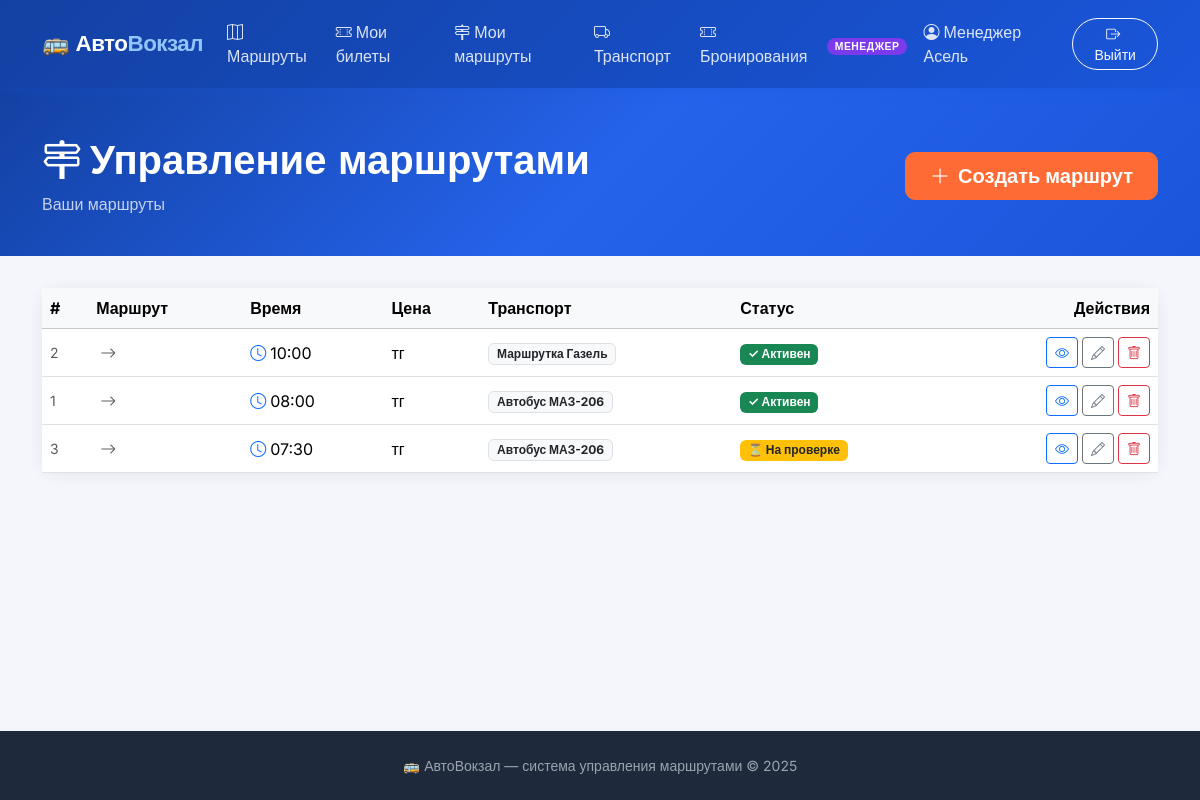
/routes/manage/ (signed in), run on the app's committed database.
### users/models.py (models this page shows, shortened)
class User(AbstractBaseUser, PermissionsMixin):
    class Role(models.TextChoices):
        ADMIN = 'admin', 'Администратор'
        MANAGER = 'manager', 'Менеджер'
        USER = 'user', 'Пользователь'
    email = models.EmailField(unique=True, verbose_name='Email')
    full_name = models.CharField(max_length=150, blank=True, verbose_name='Полное имя')
    phone = models.CharField(max_length=20, blank=True, verbose_name='Телефон')
    role = models.CharField(
        max_length=10,
        choices=Role.choices,
        default=Role.USER,
        verbose_name='Роль'
    )
    is_active = models.BooleanField(default=True)
    is_staff = models.BooleanField(default=False)
    date_joined = models.DateTimeField(auto_now_add=True)
    objects = UserManager()
    USERNAME_FIELD = 'email'
    REQUIRED_FIELDS = []
    class Meta:
        verbose_name = 'Пользователь'
        verbose_name_plural = 'Пользователи'
    @property
    def is_admin(self):
        return self.role == self.Role.ADMIN
    @property
    def is_manager(self):
        return self.role == self.Role.MANAGER

### routes/models.py (models this page shows, shortened)
class Route(models.Model):
    name = models.CharField(max_length=200, verbose_name='Название маршрута',
                            help_text='Например: Астана — Алматы')
    transport = models.ForeignKey(
        'transport.Transport', on_delete=models.PROTECT,
        related_name='routes', verbose_name='Транспорт'
    )
    departure_time = models.TimeField(verbose_name='Время отправления (с первой остановки)')
    is_approved = models.BooleanField(default=False, verbose_name='Подтверждён')
    created_by = models.ForeignKey(
        'users.User', on_delete=models.SET_NULL, null=True,
        related_name='routes', verbose_name='Создан менеджером'
    )
    created_at = models.DateTimeField(auto_now_add=True)
    class Meta:
        verbose_name = 'Маршрут'
        verbose_name_plural = 'Маршруты'
        ordering = ['name', 'departure_time']

### transport/models.py (models this page shows, shortened)
class Transport(models.Model):
    name = models.CharField(max_length=100, verbose_name='Название')
    total_seats = models.PositiveIntegerField(verbose_name='Количество мест')
    layout = models.JSONField(
        verbose_name='Схема сидений',
        help_text='JSON массив с позициями сидений: [{row, col, type, seat_number}]',
        default=list
    )
    created_at = models.DateTimeField(auto_now_add=True)
    created_by = models.ForeignKey(
        'users.User',
        on_delete=models.SET_NULL,
        null=True,
        related_name='transports',
        verbose_name='Создан менеджером'
    )
    class Meta:
        verbose_name = 'Транспорт'
        verbose_name_plural = 'Транспорт'

### routes/views.py (the view)
# urls.py: path('manage/', views.ManagerRouteListView.as_view(), name='manager_list'),
class ManagerRouteListView(ManagerRequiredMixin, View):
    def get(self, request):
        qs = Route.objects.prefetch_related('stops').all()
        if not request.user.is_admin:
            qs = qs.filter(created_by=request.user)
        return render(request, 'routes/manager_list.html', {'routes': qs})

### users/permissions.py (called while the page is built)
    def dispatch(self, request, *args, **kwargs):
        if not request.user.is_authenticated:
            return self.handle_no_permission()
        if not (request.user.is_manager or request.user.is_admin):
            messages.error(request, 'Доступ только для менеджеров.')
            return redirect('routes:list')
        return super().dispatch(request, *args, **kwargs)

### templates/routes/manager_list.html (shortened to what this page needs)
{% extends "base.html" %}
{% block content %}
<div class="page-header">
    <div class="container d-flex justify-content-between align-items-center flex-wrap gap-3">
        <div>
            <h1><i class="bi bi-signpost-2 me-2"></i>Управление маршрутами</h1>
            <p class="mb-0 opacity-75">{% if user.is_admin %}Все маршруты системы{% else %}Ваши маршруты{% endif %}</p>
        </div>
        <a href="{% url 'routes:create' %}" class="btn btn-accent btn-lg px-4">
            <i class="bi bi-plus-lg me-2"></i>Создать маршрут
        </a>
    </div>
</div>
<div class="container pb-5">
    {% if routes %}
    <div class="card">
        <div class="card-body p-0">
            <div class="table-responsive">
                <table class="table table-hover align-middle mb-0">
                    <thead class="table-light">
                        <tr>
                            <th>#</th>
                            <th>Маршрут</th>
                            <th>Время</th>
                            <th>Цена</th>
                            <th>Транспорт</th>
                            <th>Статус</th>
                            <th class="text-end">Действия</th>
                        </tr>
                    </thead>
                    <tbody>
                    {% for route in routes %}
                    <tr>
                        <td class="text-muted small">{{ route.pk }}</td>
                        <td>
                            <i class="bi bi-arrow-right text-muted mx-1"></i>
                        </td>
                        <td><i class="bi bi-clock text-primary me-1"></i>{{ route.departure_time|time:"H:i" }}</td>
                        <td class="fw-600">{{ route.price }} тг</td>
                        <td><span class="badge bg-light text-dark border">{{ route.transport.name }}</span></td>
                        <td>
                            {% if route.is_approved %}
                            <span class="badge bg-success">✓ Активен</span>
                            {% else %}
                            <span class="badge bg-warning text-dark">⏳ На проверке</span>
                            {% endif %}
                        </td>
                        <td>
                            <div class="d-flex gap-1 justify-content-end flex-wrap">
                                <a href="{% url 'routes:detail' route.pk %}" class="btn btn-sm btn-outline-primary" title="Просмотр">
                                    <i class="bi bi-eye"></i>
                                </a>
                                <a href="{% url 'routes:edit' route.pk %}" class="btn btn-sm btn-outline-secondary" title="Редактировать">
                                    <i class="bi bi-pencil"></i>
                                </a>
                                <form method="post" action="{% url 'routes:delete' route.pk %}"
                                      onsubmit="return confirm('Удалить маршрут?')">
                                    <button class="btn btn-sm btn-outline-danger" title="Удалить">
                                        <i class="bi bi-trash"></i>
                                    </button>
                                </form>
                            </div>
                        </td>
                    </tr>
                    {% endfor %}
                    </tbody>
                </table>
            </div>
        </div>
    </div>
    {% endif %}
</div>
{% endblock %}

### templates/base.html (shortened to what this page needs)
<!DOCTYPE html>
<html lang="ru">
<head>
    <link href="https://cdn.jsdelivr.net/npm/bootstrap@5.3.2/dist/css/bootstrap.min.css" rel="stylesheet">
    <link href="https://cdn.jsdelivr.net/npm/bootstrap-icons@1.11.3/font/bootstrap-icons.css" rel="stylesheet">
</head>
<body class="d-flex flex-column min-vh-100">
    <nav class="navbar navbar-expand-lg">
        <div class="container">
            <a class="navbar-brand" href="{% url 'routes:list' %}">
                🚌 Авто<span>Вокзал</span>
            </a>
            <div class="collapse navbar-collapse" id="navMain">
                <ul class="navbar-nav me-auto">
                    <li class="nav-item">
                        <a class="nav-link {% if request.resolver_match.namespace == 'routes' and request.resolver_match.url_name == 'list' %}active{% endif %}"
                           href="{% url 'routes:list' %}">
                            <i class="bi bi-map me-1"></i>Маршруты
                        </a>
                    </li>
                    <li class="nav-item">
                        <a class="nav-link {% if request.resolver_match.url_name == 'my' %}active{% endif %}"
                           href="{% url 'bookings:my' %}">
                            <i class="bi bi-ticket-perforated me-1"></i>Мои билеты
                        </a>
                    </li>
                    {% if user.is_authenticated and user.is_manager or user.is_authenticated and user.is_admin %}
                    <li class="nav-item">
                        <a class="nav-link" href="{% url 'routes:manager_list' %}">
                            <i class="bi bi-signpost-2 me-1"></i>Мои маршруты
                        </a>
                    </li>
                    <li class="nav-item">
                        <a class="nav-link" href="{% url 'transport:list' %}">
                            <i class="bi bi-truck me-1"></i>Транспорт
                        </a>
                    </li>
                    <li class="nav-item">
                        <a class="nav-link" href="{% url 'bookings:list' %}">
                            <i class="bi bi-ticket-perforated me-1"></i>Бронирования
                        </a>
                    </li>
                    {% endif %}
                </ul>
                <ul class="navbar-nav align-items-center gap-2">
                    {% if user.is_authenticated %}
                        <li class="nav-item">
                            <span class="badge-role badge-{{ user.role }}">{{ user.get_role_display }}</span>
                        </li>
                        <li class="nav-item">
                            <a class="nav-link" href="{% url 'users:profile' %}">
                                <i class="bi bi-person-circle me-1"></i>{{ user.full_name|default:user.email }}
                            </a>
                        </li>
                        <li class="nav-item">
                            <form method="post" action="{% url 'users:logout' %}" class="d-inline">
                                <button type="submit" class="btn btn-sm btn-outline-light rounded-pill px-3">
                                    <i class="bi bi-box-arrow-right me-1"></i>Выйти
                                </button>
                            </form>
                        </li>
                    {% endif %}
                </ul>
            </div>
        </div>
    </nav>
    <main class="flex-grow-1">
        {% block content %}{% endblock %}
    </main>
    <footer>
        <div class="container text-center">
            <p class="mb-0">🚌 АвтоВокзал &mdash; система управления маршрутами &copy; 2025</p>
        </div>
    </footer>
</body>
</html>

### templates/base.html (style rules this page uses)
:root { --primary: #1a56db; --primary-dark: #1341a3; --accent: #ff6b35; --success: #0ea472; --danger: #e02424; --bg: #f4f6fb; --card-bg: #fff; --text: #1e2a3b; --muted: #6b7280; --border: #e5e7eb; --seat-free: #d1fae5; --seat-free-border: #34d399; --seat-taken: #fee2e2; --seat-taken-border: #f87171; --seat-selected: #fef3c7; --seat-selected-border: #f59e0b; }
* { box-sizing: border-box; }
body { font-family: 'Inter', sans-serif; background: var(--bg); color: var(--text); min-height: 100vh; }
.navbar { background: linear-gradient(135deg, var(--primary-dark) 0%, var(--primary) 100%); box-shadow: 0 2px 12px rgba(26,86,219,.25); padding: 0.75rem 0; }
.navbar-brand { font-family: 'Montserrat', sans-serif; font-weight: 800; font-size: 1.4rem; color: #fff !important; letter-spacing: -0.5px; }
.navbar-brand span { color: #93c5fd; }
.nav-link { color: rgba(255,255,255,.85) !important; font-weight: 500; transition: color .2s; }
.badge-role { font-size: .65rem; font-weight: 700; letter-spacing: .5px; padding: 2px 8px; border-radius: 20px; text-transform: uppercase; }
.badge-manager { background: #7c3aed; color: #fff; }
.card { border: none; border-radius: 16px; box-shadow: 0 2px 16px rgba(0,0,0,.07); transition: box-shadow .2s, transform .2s; }
.btn-accent { background: var(--accent); border-color: var(--accent); color: #fff; font-weight: 600; border-radius: 10px; }
.page-header { background: linear-gradient(135deg, var(--primary-dark) 0%, #2563eb 50%, var(--primary) 100%); color: #fff; padding: 3rem 0 2.5rem; margin-bottom: 2rem; }
.page-header h1 { font-family: 'Montserrat', sans-serif; font-weight: 800; }
footer { background: #1e2a3b; color: #9ca3af; padding: 1.5rem 0; margin-top: auto; font-size: .875rem; }

### data on the page
User: role "МЕНЕДЖЕР", full_name "Менеджер Асель"
Route: pk "2", departure_time "10:00", transport.name "Маршрутка Газель", is_approved "✓ Активен"
Route: pk "1", departure_time "08:00", transport.name "Автобус МАЗ-206", is_approved "✓ Активен"
Route: pk "3", departure_time "07:30", transport.name "Автобус МАЗ-206", is_approved "⏳ На проверке"
